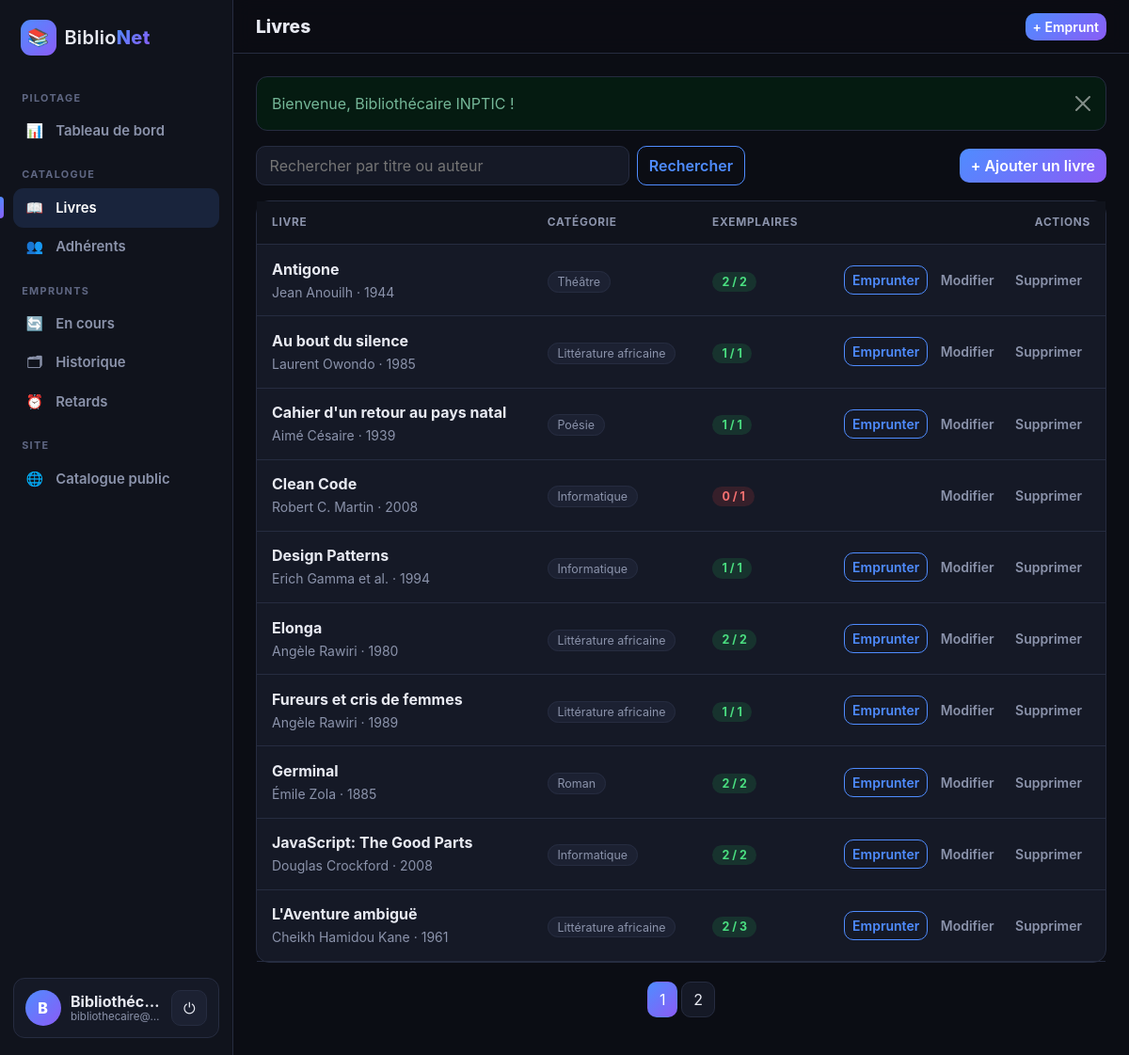
/livres (signed in), run on the app's committed database.
### tables this page shows
CREATE TABLE livres (
    id              INT UNSIGNED NOT NULL AUTO_INCREMENT,
    titre           VARCHAR(255) NOT NULL,
    auteur          VARCHAR(150) NOT NULL,
    categorie       VARCHAR(100) NOT NULL,
    annee           SMALLINT UNSIGNED NOT NULL,
    nb_exemplaires  INT NOT NULL DEFAULT 1,
    PRIMARY KEY (id),
    KEY idx_livres_titre (titre),
    KEY idx_livres_auteur (auteur)
);

### app/core/Controller.php (called while the page is built, shortened)
<?php
class Controller
{
    protected function render(string $view, array $data = []): void
    {
        extract($data, EXTR_SKIP);
        require APP_PATH . '/views/' . $view . '.php';
        require APP_PATH . '/views/layouts/main.php';
    }
}

### app/controllers/LivreController.php (called while the page is built, shortened)
<?php
class LivreController extends Controller
{
    public function index(): void
    {
        $q = get_string('q');
        $page = $this->page();
        $this->render('livres/index', [
            'title'   => 'Livres',
            'q'       => $q,
            'page'    => $page,
            'livres'  => Livre::search($q, $page),
            'total'   => Livre::count($q),
            'perPage' => Livre::perPage(),
        ]);
    }
}

### app/core/Router.php (called while the page is built, shortened)
<?php
class Router
{
    public function dispatch(): void
    {
        $segments = request_segments();
        $name   = strtolower($segments[0] ?? 'catalogue');
        $action = strtolower($segments[1] ?? 'index');
        $params = array_slice($segments, 2);
        $class = self::ROUTES[$name];
        $method = new ReflectionMethod($class, $action);
        $params = array_slice($params, 0, $method->getNumberOfParameters());
        $method->invokeArgs(new $class(), $params);
    }
}

### public/index.php (called while the page is built, shortened)
<?php
$config = require ROOT_PATH . '/config/config.php';
$production = $config['env'] === 'production';
require APP_PATH . '/core/helpers.php';
try {
    (new Router())->dispatch();
} catch (Throwable $e) {
    error_log((string) $e);
    http_response_code(500);
    (new Controller())->renderMessage(
        'Erreur',
        'danger',
        $production ? 'Une erreur est survenue. Veuillez réessayer plus tard.' : $e->getMessage()
    );
}

### app/core/Database.php (called while the page is built)
<?php
class Database
{
    private static array $config = [];
    private static ?PDO $pdo = null;
    public static function configure(array $config): void
    {
        self::$config = $config;
    }
    public static function pdo(): PDO
    {
        if (self::$pdo === null) {
            $c = self::$config;
            $dsn = "mysql:host={$c['host']};dbname={$c['name']};charset=utf8mb4";
            self::$pdo = new PDO($dsn, $c['user'], $c['pass'], [
                PDO::ATTR_ERRMODE            => PDO::ERRMODE_EXCEPTION,
                PDO::ATTR_DEFAULT_FETCH_MODE => PDO::FETCH_ASSOC,
                PDO::ATTR_EMULATE_PREPARES   => false,
            ]);
        }
        return self::$pdo;
    }
    public static function query(string $sql, array $params = []): PDOStatement
    {
        $stmt = self::pdo()->prepare($sql);
        $stmt->execute($params);
        return $stmt;
    }
}

### app/models/Livre.php (called while the page is built, shortened)
<?php
class Livre
{
    public static function search(string $q = '', int $page = 1, string $categorie = '', bool $dispo = false): array
    {
        [$where, $args] = self::filters($q, $categorie, $dispo);
        $offset = max(0, ($page - 1)) * self::PER_PAGE;
        return Database::query(
            self::SELECT . " WHERE $where ORDER BY l.titre LIMIT " . self::PER_PAGE . ' OFFSET ' . $offset,
            $args
        )->fetchAll();
    }
    private static function filters(string $q, string $categorie, bool $dispo): array
    {
        $like = '%' . addcslashes($q, '\\%_') . '%';
        $where = '(l.titre LIKE ? OR l.auteur LIKE ?)';
        $args = [$like, $like];
        return [$where, $args];
    }
}

### app/views/livres/index.php (the view, shortened to what this page needs)
<div class="page-head">
  <form class="inline-search" method="get" action="<?= e(url('livres')) ?>">
    <input name="q" value="<?= e($q) ?>" placeholder="Rechercher par titre ou auteur" aria-label="Recherche">
    <button class="btn btn-outline-accent">Rechercher</button>
  </form>
  <a href="<?= e(url('livres/create')) ?>" class="btn btn-accent">+ Ajouter un livre</a>
</div>
<div class="panel p-0"><div class="table-responsive">
<table class="table table-dark-custom align-middle mb-0">
  <thead>
    <tr><th>Livre</th><th>Catégorie</th><th>Exemplaires</th><th class="text-end">Actions</th></tr>
  </thead>
  <tbody>
  <?php foreach ($livres as $l): $ok = $l['disponibles'] > 0; ?>
    <tr>
      <td><strong><?= e($l['titre']) ?></strong><br><small class="text-muted"><?= e($l['auteur']) ?> · <?= e($l['annee']) ?></small></td>
      <td><span class="tag"><?= e($l['categorie']) ?></span></td>
      <td><span class="badge-soft <?= $ok ? 'ok' : 'ko' ?>"><?= e($l['disponibles']) ?> / <?= e($l['nb_exemplaires']) ?></span></td>
      <td class="text-end text-nowrap">
        <?php if ($ok): ?><a class="btn btn-sm btn-outline-accent" href="<?= e(url('emprunts/create?livre=' . $l['id'])) ?>">Emprunter</a><?php endif; ?>
        <a class="btn btn-sm btn-ghost" href="<?= e(url('livres/edit/' . $l['id'])) ?>">Modifier</a>
        <form method="post" action="<?= e(url('livres/delete/' . $l['id'])) ?>" class="d-inline" data-confirm="Supprimer ce livre ?">
          <?= csrf_field() ?><button class="btn btn-sm btn-ghost danger">Supprimer</button>
        </form>
      </td>
    </tr>
  <?php endforeach; ?>
  </tbody>
</table>
</div></div>
<?= pagination($page, $total, $perPage, 'livres', array_filter(['q' => $q])) ?>

### public/assets/css/style.css (style rules this page uses)
:root { --bg: #0b0d14; --bg-2: #10131c; --surface: #151926; --surface-2: #1c2132; --border: #262c40; --text: #e8eaf2; --muted: #8b93ab; --accent: #4f8cff; --accent-2: #8b5cf6; --accent-grad: linear-gradient(135deg, #4f8cff, #8b5cf6); --ok: #22c55e; --ko: #ef4444; --warn: #f59e0b; --sidebar-w: 248px; --radius: 14px; }
* { box-sizing: border-box; }
html { scroll-behavior: smooth; }
body { background: var(--bg); color: var(--text); font-family: 'Inter', system-ui, -apple-system, 'Segoe UI', Roboto, sans-serif; min-height: 100vh; }
a { color: var(--accent); text-decoration: none; }
.text-muted { color: var(--muted) !important; }
.btn { border-radius: 10px; font-weight: 600; }
.btn-accent { background: var(--accent-grad); border: 0; color: #fff; }
.btn-outline-accent { border: 1px solid var(--accent); color: var(--accent); background: transparent; }
.btn-ghost { background: transparent; color: var(--muted); border: 1px solid transparent; }
.panel { background: var(--surface); border: 1px solid var(--border); border-radius: var(--radius); padding: 1.25rem; }
.table-dark-custom { --bs-table-bg: transparent; --bs-table-color: var(--text); --bs-table-border-color: var(--border); --bs-table-hover-bg: rgba(79,140,255,.06); }
.table-dark-custom thead th { color: var(--muted); font-size: .74rem; text-transform: uppercase; letter-spacing: .06em; font-weight: 700; background: var(--bg-2); border-bottom: 1px solid var(--border); padding: .85rem 1rem; white-space: nowrap; }
.table-dark-custom td { padding: .85rem 1rem; }
.tag { background: var(--surface-2); border: 1px solid var(--border); padding: .18rem .6rem; border-radius: 999px; font-size: .78rem; color: var(--muted); white-space: nowrap; }
.badge-soft { padding: .2rem .65rem; border-radius: 999px; font-size: .78rem; font-weight: 700; }
.badge-soft.ok { background: rgba(34,197,94,.15); color: #4ade80; }
.badge-soft.ko { background: rgba(239,68,68,.15); color: #f87171; }
.page-head { display: flex; justify-content: space-between; align-items: center; gap: .75rem; flex-wrap: wrap; margin-bottom: 1rem; }
.inline-search { display: flex; gap: .5rem; flex: 1; max-width: 520px; }
.inline-search input { flex: 1; background: var(--surface); border: 1px solid var(--border); color: var(--text); border-radius: 10px; padding: .5rem .85rem; }

### data on the page
livres: titre "Antigone", auteur "Jean Anouilh", annee "1944", categorie "Théâtre", disponibles "2", nb_exemplaires "2"
livres: titre "Au bout du silence", auteur "Laurent Owondo", annee "1985", categorie "Littérature africaine", disponibles "1", nb_exemplaires "1"
livres: titre "Cahier d'un retour au pays natal", auteur "Aimé Césaire", annee "1939", categorie "Poésie", disponibles "1", nb_exemplaires "1"
livres: titre "Clean Code", auteur "Robert C. Martin", annee "2008", categorie "Informatique", disponibles "0", nb_exemplaires "1"
livres: titre "Design Patterns", auteur "Erich Gamma et al.", annee "1994", categorie "Informatique", disponibles "1", nb_exemplaires "1"
livres: titre "Elonga", auteur "Angèle Rawiri", annee "1980", categorie "Littérature africaine", disponibles "2", nb_exemplaires "2"
livres: titre "Fureurs et cris de femmes", auteur "Angèle Rawiri", annee "1989", categorie "Littérature africaine", disponibles "1", nb_exemplaires "1"
livres: titre "Germinal", auteur "Émile Zola", annee "1885", categorie "Roman", disponibles "2", nb_exemplaires "2"
livres: titre "JavaScript: The Good Parts", auteur "Douglas Crockford", annee "2008", categorie "Informatique", disponibles "2", nb_exemplaires "2"
livres: titre "L'Aventure ambiguë", auteur "Cheikh Hamidou Kane", annee "1961", categorie "Littérature africaine", disponibles "2", nb_exemplaires "3"

### other printed values
initial($user['nom']) "B"
$user['nom'] "Bibliothéc…"
$user['email'] "bibliothecaire@…"
$title "Livres"
$flash['message'] "Bienvenue, Bibliothécaire INPTIC !"
